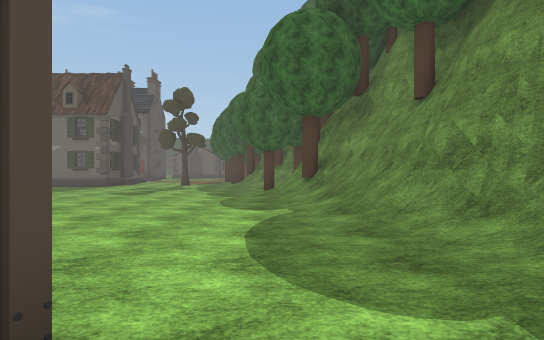
view 1 (above)

24 first-person views from a walk through a scene from a Unity 3-D project. The camera is 1.4 m above the floor, looks level and sees 75° across. The floor is counted in squares, 2 m on a side. Each view is taken from the middle of a square. On the plan, view 1 faces up. The plan holds only what a view shows up to about 11 squares ahead; the rest is blank. The place goes on beyond the plan. Some trees and plants on the terrain are drawn as simple stand-ins. Some animated figures are left out. Door leaves are left out, so doorways stand open. Some surface patterns are stand-ins.

view 2
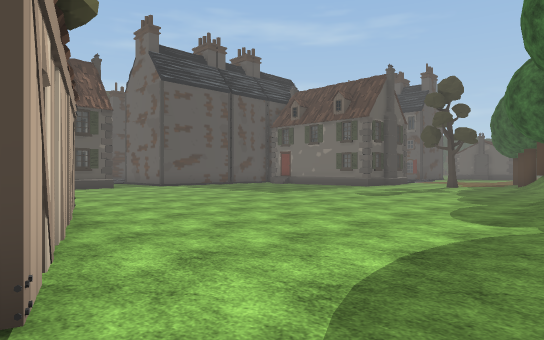

view 3
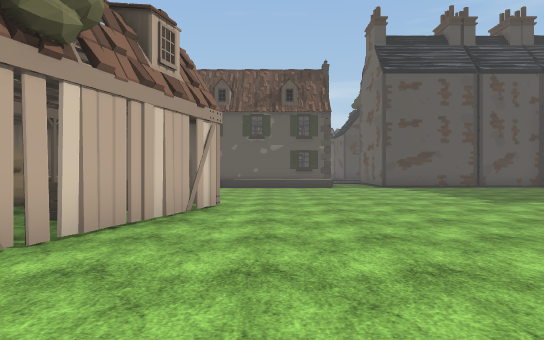

view 4
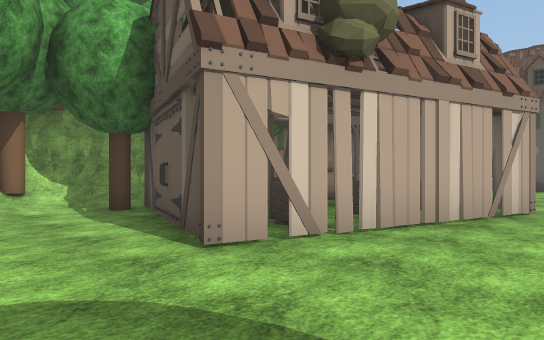

view 5
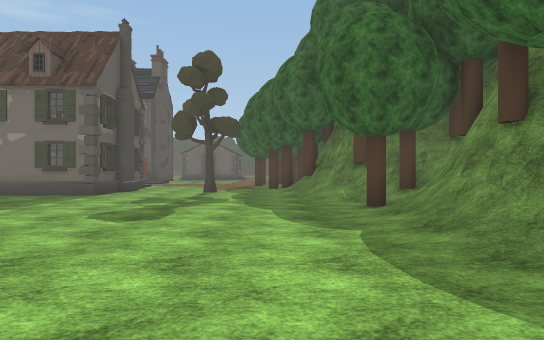

view 6
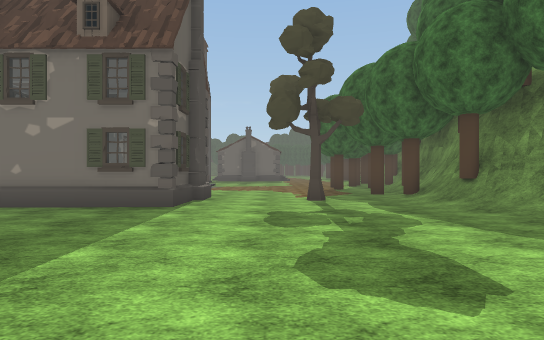

view 7
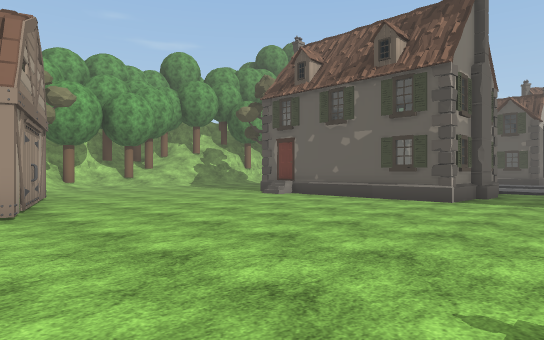

view 8
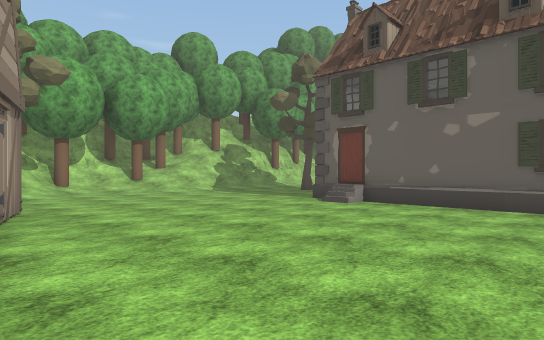

view 9
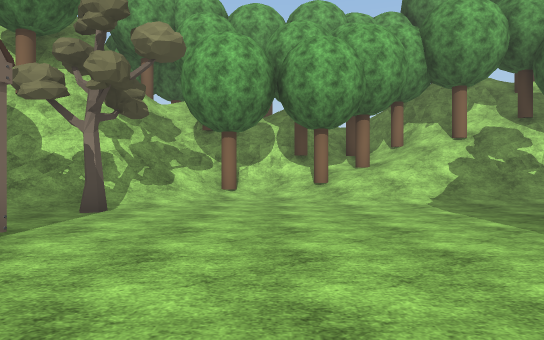

view 10
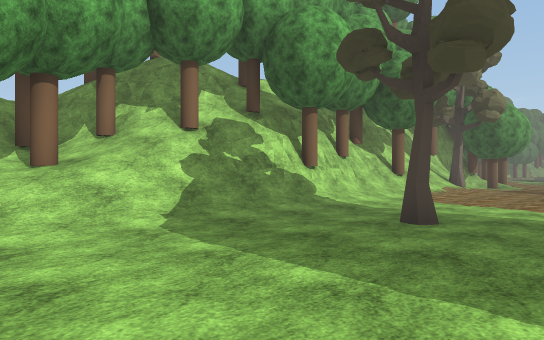

view 11
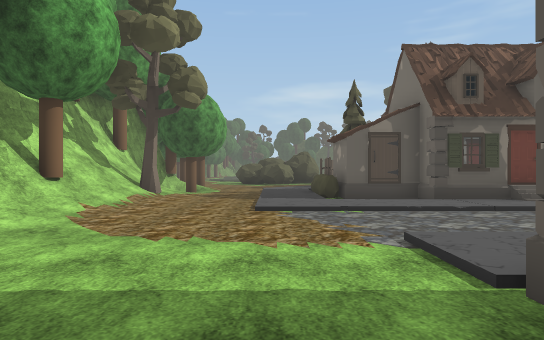

view 12
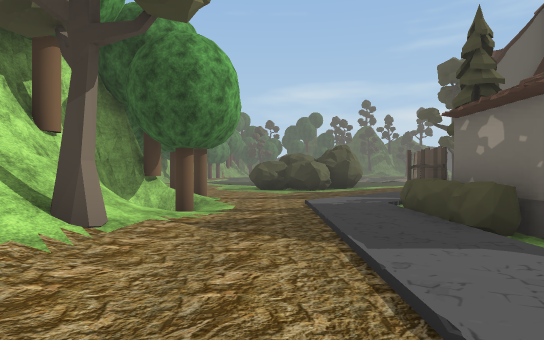

view 13
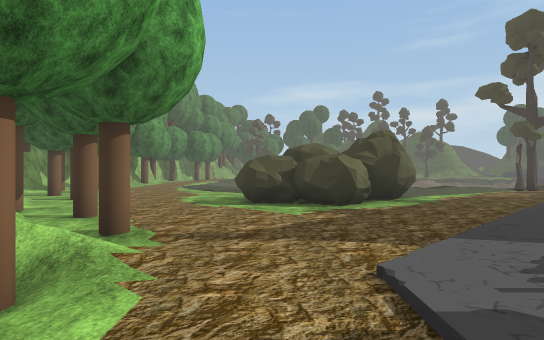

view 14
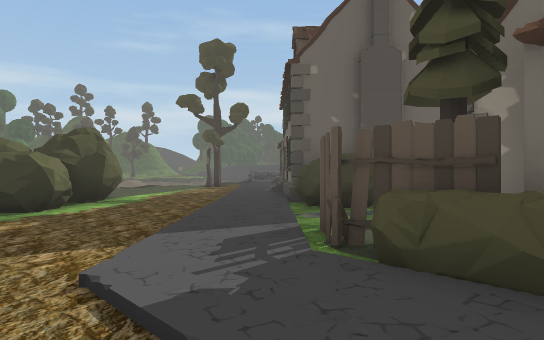

view 15
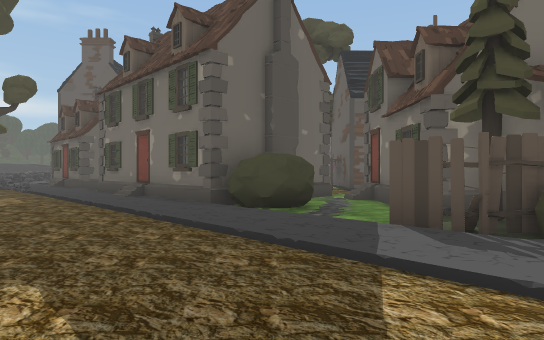

view 16
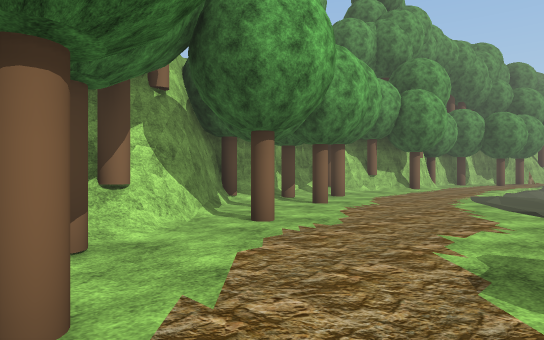

view 17
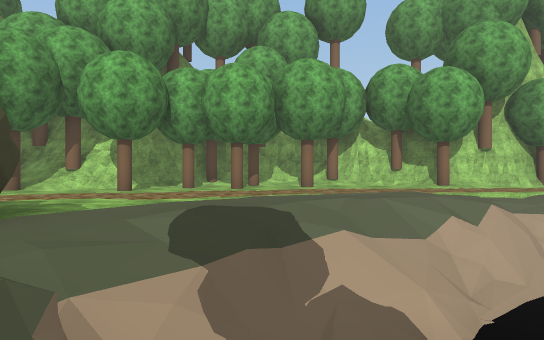

view 18
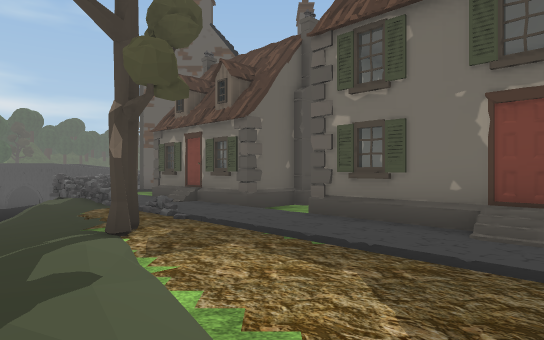

view 19
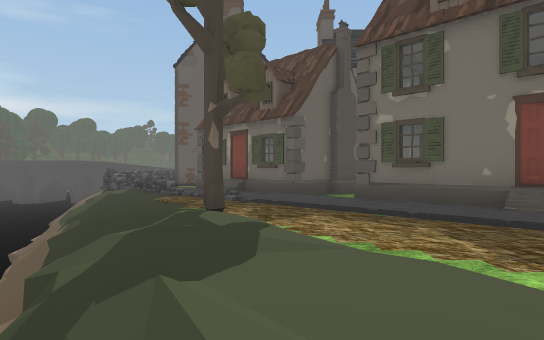

view 20
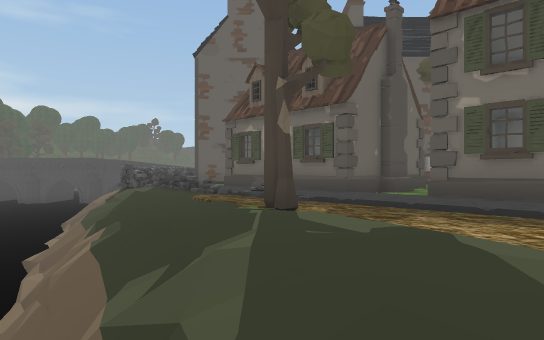

view 21
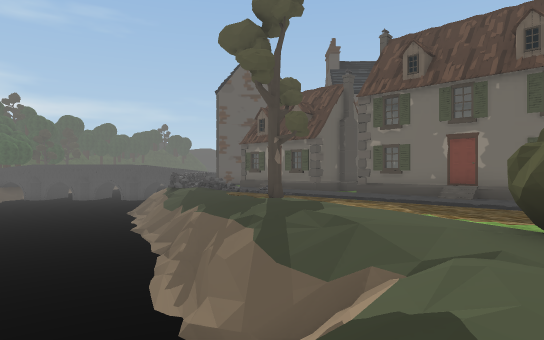

view 22
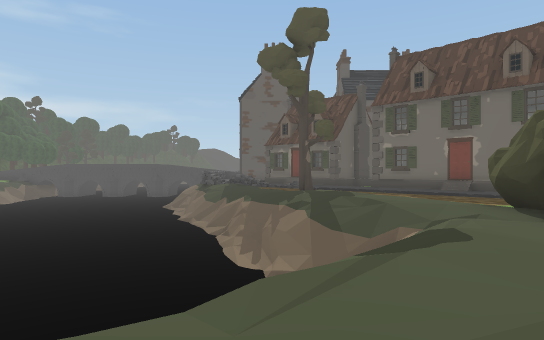

view 23
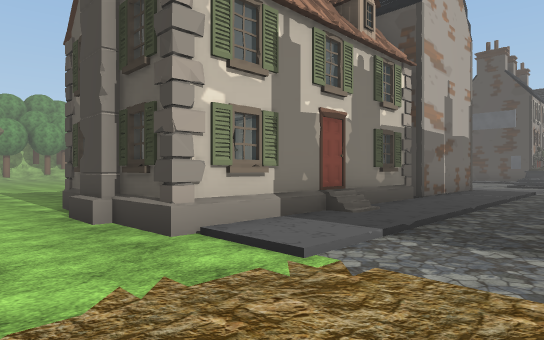

view 24
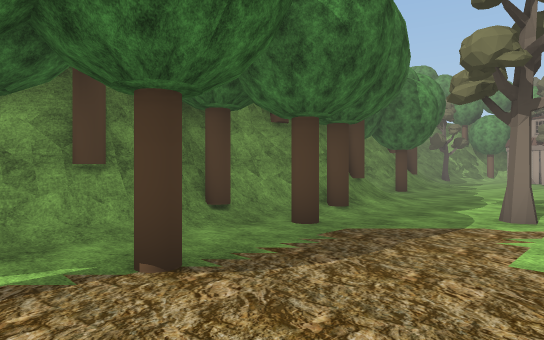

### Floor plan
Key: @ floor where view 1 was taken; # wall or solid block; . main floor; : floor 0.25 m higher than the main floor; + floor 0.5 m higher than the main floor; - floor 0.5 m lower than the main floor; * floor 0.75 m higher than the main floor; % floor 5.75 m higher than the main floor; & floor 6.75 m higher than the main floor; $ floor 7 m higher than the main floor; / step, stairs or slope; D open door; = window, fence, low wall or low ledge; ≈ water the walk keeps out of; v drop or lower ground; T tree; B barn; H house; P pine tree; F fence; U bush; I pillar; O other object.
Columns run from 43 left of view 1 to 3 right of it. Each row starts with its distance up from view 1.
 22                                   ... . .TT
 21                             .......... .T./##
 20                           ///////////...../#
 19                           /::::::H::/.....T#
 18                            D###HHHHHH....T+#
 17                                HHHH H.....T#
 16                                 HHHHH..T..##
 15                                 HHHHH.....T##
 14                                  ........./T##
 13 =-I   HH                          ........./TT
 12 ≈###:HHHH H                      ..........//T
 11 ≈  ==/H*HH.                      ..........T#
 10 ≈≈v/=//HHHHHH                    ........../#
  9 ≈≈v/////..HHHH                   ........../##
  8 ≈≈≈//////HHHHH              .............../T#
  7 ≈≈≈v/.T///HHHH H.         /................//#
  6 ≈≈≈≈=/T.///HHHH#HHHH      HHHHH............./##
  5 ≈≈≈≈v/:/.///HHH..HHHH       HHH............./##
  4 ≈≈≈≈v///..///UUU.HHHH=/    HHHH............../#
  3 ≈≈≈≈≈////..///U..HHHH:/.    HHH......B.......//
  2 ≈≈≈≈≈///:.../:/..PO#.:/..:HHHHH......BBBB....
  1 ≈≈≈≈≈≈//:UU../:/FP##.:/..:H HHH......B.BTTB..
  0  ≈≈≈≈ ///UUU../:/OO//:/.....H.......BBB....@.
 -1   ≈≈≈v//:UUU.../::::::/.............BBBB B..
 -2    ≈=//:/UUO...............T...........O T..T
 -3   ≈=//:/..O.........................T// O///
 -4  v=//:........T/T///T///////////...//######T
 -5 ///..........T ####///T#####////////##
 -6 ............T.O  #########TTT//TT/T###
 -7 ..........TT+          TT%T=#/TT#####
 -8 /T.....TT.####           &$######TTTTT
 -9 ### TT.TT####               TO TTT   OO

Positions as (right, up) in squares from view 1, and headings:
1: (0, 0), facing up
2: (1, 1), facing up-left
3: (1, 4), facing left
4: (1, 4), facing down-left
5: (-2, 5), facing up
6: (-5, 8), facing up
7: (-5, 9), facing down-left
8: (-6, 6), facing down-left
9: (-10, 3), facing down
10: (-11, 0), facing down-left
11: (-15, -1), facing left
12: (-20, -2), facing left
13: (-25, -2), facing left
14: (-25, -2), facing up-left
15: (-29, -3), facing up
16: (-30, -3), facing down-left
17: (-37, 2), facing down
18: (-35, 2), facing up
19: (-36, 1), facing up
20: (-37, 2), facing up
21: (-37, -3), facing up
22: (-38, -5), facing up
23: (-5, 22), facing down-left
24: (-5, 22), facing down-right
